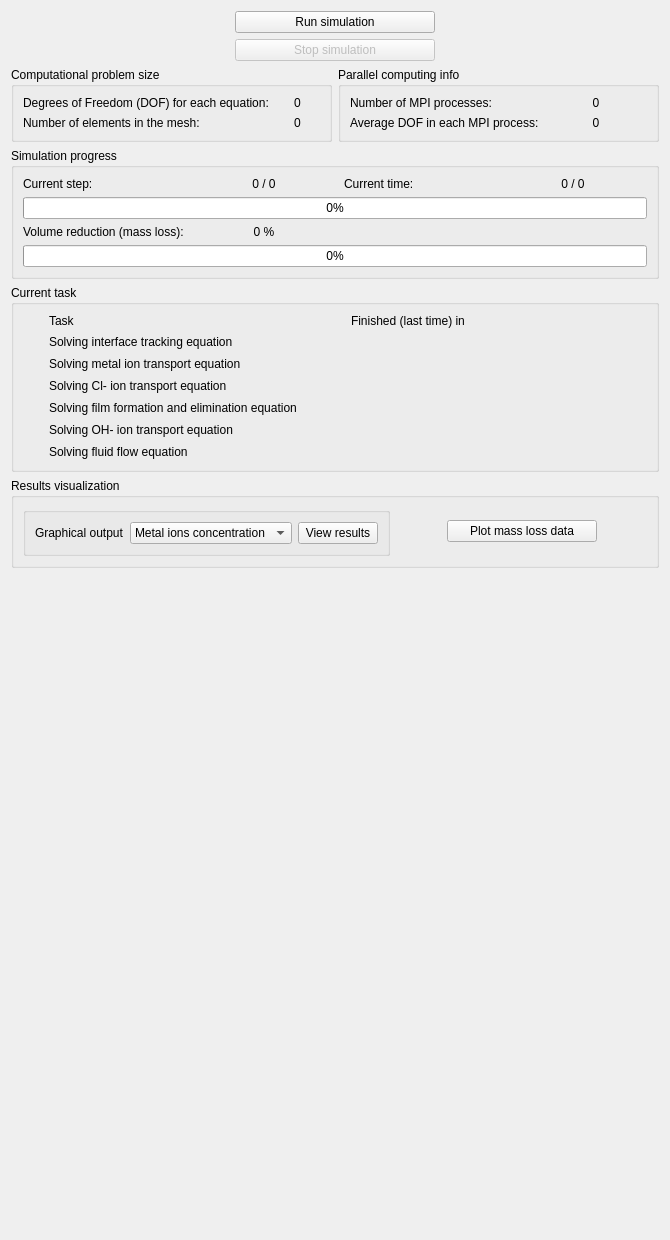
  <widget class="QWidget" name="centralwidget">
   <property name="sizePolicy">
    <sizepolicy hsizetype="Expanding" vsizetype="Expanding">
     <horstretch>0</horstretch>
     <verstretch>0</verstretch>
    </sizepolicy>
   </property>
   <layout class="QVBoxLayout" name="verticalLayout_26">
    <item>
     <layout class="QHBoxLayout" name="horizontalLayout_8">
      <item>
       <spacer name="horizontalSpacer">
        <property name="orientation">
         <enum>Qt::Horizontal</enum>
        </property>
        <property name="sizeHint" stdset="0">
         <size>
          <width>40</width>
          <height>20</height>
         </size>
        </property>
       </spacer>
      </item>
      <item>
       <widget class="QPushButton" name="runButton">
        <property name="minimumSize">
         <size>
          <width>200</width>
          <height>0</height>
         </size>
        </property>
        <property name="maximumSize">
         <size>
          <width>200</width>
          <height>16777215</height>
         </size>
        </property>
        <property name="text">
         <string>Run simulation</string>
        </property>
       </widget>
      </item>
      <item>
       <spacer name="horizontalSpacer_2">
        <property name="orientation">
         <enum>Qt::Horizontal</enum>
        </property>
        <property name="sizeHint" stdset="0">
         <size>
          <width>40</width>
          <height>20</height>
         </size>
        </property>
       </spacer>
      </item>
     </layout>
    </item>
    <item>
     <layout class="QHBoxLayout" name="horizontalLayout_12">
      <item>
       <spacer name="horizontalSpacer_5">
        <property name="orientation">
         <enum>Qt::Horizontal</enum>
        </property>
        <property name="sizeHint" stdset="0">
         <size>
          <width>40</width>
          <height>20</height>
         </size>
        </property>
       </spacer>
      </item>
      <item>
       <widget class="QPushButton" name="stopButton">
        <property name="enabled">
         <bool>false</bool>
        </property>
        <property name="minimumSize">
         <size>
          <width>200</width>
          <height>0</height>
         </size>
        </property>
        <property name="maximumSize">
         <size>
          <width>200</width>
          <height>16777215</height>
         </size>
        </property>
        <property name="text">
         <string>Stop simulation</string>
        </property>
       </widget>
      </item>
      <item>
       <spacer name="horizontalSpacer_6">
        <property name="orientation">
         <enum>Qt::Horizontal</enum>
        </property>
        <property name="sizeHint" stdset="0">
         <size>
          <width>40</width>
          <height>20</height>
         </size>
        </property>
       </spacer>
      </item>
     </layout>
    </item>
    <item>
     <layout class="QHBoxLayout" name="horizontalLayout_11">
      <item>
       <widget class="QGroupBox" name="problemGroup">
        <property name="title">
         <string>Computational problem size</string>
        </property>
        <layout class="QVBoxLayout" name="verticalLayout_3">
         <item>
          <layout class="QFormLayout" name="formLayout">
           <item row="0" column="0">
            <widget class="QLabel" name="label">
             <property name="text">
              <string>Degrees of Freedom (DOF) for each equation:</string>
             </property>
            </widget>
           </item>
           <item row="0" column="1">
            <widget class="QLabel" name="dofLabel">
             <property name="text">
              <string>0</string>
             </property>
             <property name="alignment">
              <set>Qt::AlignCenter</set>
             </property>
            </widget>
           </item>
           <item row="1" column="0">
            <widget class="QLabel" name="label_3">
             <property name="text">
              <string>Number of elements in the mesh:</string>
             </property>
            </widget>
           </item>
           <item row="1" column="1">
            <widget class="QLabel" name="nElementsLabel">
             <property name="text">
              <string>0</string>
             </property>
             <property name="alignment">
              <set>Qt::AlignCenter</set>
             </property>
            </widget>
           </item>
          </layout>
         </item>
        </layout>
       </widget>
      </item>
      <item>
       <widget class="QGroupBox" name="problemGroup_2">
        <property name="title">
         <string>Parallel computing info</string>
        </property>
        <layout class="QVBoxLayout" name="verticalLayout_4">
         <item>
          <layout class="QFormLayout" name="formLayout_2">
           <item row="0" column="0">
            <widget class="QLabel" name="label_2">
             <property name="text">
              <string>Number of MPI processes:</string>
             </property>
            </widget>
           </item>
           <item row="0" column="1">
            <widget class="QLabel" name="nMPILabel">
             <property name="text">
              <string>0</string>
             </property>
             <property name="alignment">
              <set>Qt::AlignCenter</set>
             </property>
            </widget>
           </item>
           <item row="1" column="0">
            <widget class="QLabel" name="label_4">
             <property name="text">
              <string>Average DOF in each MPI process:</string>
             </property>
            </widget>
           </item>
           <item row="1" column="1">
            <widget class="QLabel" name="averDOFLabel">
             <property name="text">
              <string>0</string>
             </property>
             <property name="alignment">
              <set>Qt::AlignCenter</set>
             </property>
            </widget>
           </item>
          </layout>
         </item>
        </layout>
       </widget>
      </item>
     </layout>
    </item>
    <item>
     <widget class="QGroupBox" name="groupBox_2">
      <property name="title">
       <string>Simulation progress</string>
      </property>
      <layout class="QVBoxLayout" name="verticalLayout_9">
       <item>
        <layout class="QGridLayout" name="gridLayout">
         <item row="0" column="0">
          <widget class="QLabel" name="label_6">
           <property name="text">
            <string>Current step:</string>
           </property>
          </widget>
         </item>
         <item row="0" column="1">
          <widget class="QLabel" name="currentStepLabel">
           <property name="text">
            <string>0 / 0</string>
           </property>
           <property name="alignment">
            <set>Qt::AlignCenter</set>
           </property>
          </widget>
         </item>
         <item row="0" column="2">
          <widget class="QLabel" name="label_5">
           <property name="text">
            <string>Current time:</string>
           </property>
          </widget>
         </item>
         <item row="0" column="3">
          <widget class="QLabel" name="currentTimeLabel">
           <property name="text">
            <string>0 / 0</string>
           </property>
           <property name="alignment">
            <set>Qt::AlignCenter</set>
           </property>
          </widget>
         </item>
         <item row="2" column="0">
          <widget class="QLabel" name="label_7">
           <property name="text">
            <string>Volume reduction (mass loss):</string>
           </property>
          </widget>
         </item>
         <item row="2" column="1">
          <widget class="QLabel" name="massLossLabel">
           <property name="text">
            <string>0 %</string>
           </property>
           <property name="alignment">
            <set>Qt::AlignCenter</set>
           </property>
          </widget>
         </item>
         <item row="1" column="0" colspan="4">
          <widget class="QProgressBar" name="stepProgressBar">
           <property name="value">
            <number>0</number>
           </property>
          </widget>
         </item>
         <item row="3" column="0" colspan="4">
          <widget class="QProgressBar" name="massLossProgressBar">
           <property name="value">
            <number>0</number>
           </property>
           <property name="orientation">
            <enum>Qt::Horizontal</enum>
           </property>
          </widget>
         </item>
        </layout>
       </item>
      </layout>
     </widget>
    </item>
    <item>
     <widget class="QGroupBox" name="groupBox_3">
      <property name="title">
       <string>Current task</string>
      </property>
      <layout class="QVBoxLayout" name="verticalLayout_25">
       <item>
        <layout class="QGridLayout" name="gridLayout_2">
         <item row="2" column="0">
          <widget class="QLabel" name="metalIconLabel">
           <property name="sizePolicy">
            <sizepolicy hsizetype="Maximum" vsizetype="Minimum">
             <horstretch>0</horstretch>
             <verstretch>0</verstretch>
            </sizepolicy>
           </property>
           <property name="minimumSize">
            <size>
             <width>0</width>
             <height>16</height>
            </size>
           </property>
           <property name="maximumSize">
            <size>
             <width>20</width>
             <height>16777215</height>
            </size>
           </property>
           <property name="text">
            <string/>
           </property>
          </widget>
         </item>
         <item row="0" column="1">
          <widget class="QLabel" name="label_26">
           <property name="text">
            <string>Task</string>
           </property>
          </widget>
         </item>
         <item row="1" column="0">
          <widget class="QLabel" name="lsIconLabel">
           <property name="sizePolicy">
            <sizepolicy hsizetype="Maximum" vsizetype="Minimum">
             <horstretch>0</horstretch>
             <verstretch>0</verstretch>
            </sizepolicy>
           </property>
           <property name="minimumSize">
            <size>
             <width>0</width>
             <height>16</height>
            </size>
           </property>
           <property name="maximumSize">
            <size>
             <width>20</width>
             <height>16777215</height>
            </size>
           </property>
           <property name="text">
            <string/>
           </property>
          </widget>
         </item>
         <item row="2" column="1">
          <widget class="QLabel" name="label_28">
           <property name="text">
            <string>Solving metal ion transport equation</string>
           </property>
          </widget>
         </item>
         <item row="3" column="1">
          <widget class="QLabel" name="label_31">
           <property name="text">
            <string>Solving Cl- ion transport equation</string>
           </property>
          </widget>
         </item>
         <item row="5" column="1">
          <widget class="QLabel" name="label_33">
           <property name="text">
            <string>Solving OH- ion transport equation</string>
           </property>
          </widget>
         </item>
         <item row="4" column="1">
          <widget class="QLabel" name="label_32">
           <property name="text">
            <string>Solving film formation and elimination equation</string>
           </property>
          </widget>
         </item>
         <item row="0" column="2">
          <widget class="QLabel" name="label_27">
           <property name="text">
            <string>Finished (last time) in</string>
           </property>
          </widget>
         </item>
         <item row="2" column="2">
          <widget class="QLabel" name="metalTimeLabel">
           <property name="text">
            <string/>
           </property>
          </widget>
         </item>
         <item row="1" column="2">
          <widget class="QLabel" name="lsTimeLabel">
           <property name="text">
            <string/>
           </property>
          </widget>
         </item>
         <item row="1" column="1">
          <widget class="QLabel" name="label_20">
           <property name="text">
            <string>Solving interface tracking equation</string>
           </property>
          </widget>
         </item>
         <item row="6" column="1">
          <widget class="QLabel" name="label_34">
           <property name="text">
            <string>Solving fluid flow equation</string>
           </property>
          </widget>
         </item>
         <item row="3" column="0">
          <widget class="QLabel" name="clIconLabel">
           <property name="sizePolicy">
            <sizepolicy hsizetype="Maximum" vsizetype="Minimum">
             <horstretch>0</horstretch>
             <verstretch>0</verstretch>
            </sizepolicy>
           </property>
           <property name="minimumSize">
            <size>
             <width>0</width>
             <height>16</height>
            </size>
           </property>
           <property name="maximumSize">
            <size>
             <width>20</width>
             <height>16777215</height>
            </size>
           </property>
           <property name="text">
            <string/>
           </property>
          </widget>
         </item>
         <item row="4" column="0">
          <widget class="QLabel" name="filmIconLabel">
           <property name="sizePolicy">
            <sizepolicy hsizetype="Maximum" vsizetype="Minimum">
             <horstretch>0</horstretch>
             <verstretch>0</verstretch>
            </sizepolicy>
           </property>
           <property name="minimumSize">
            <size>
             <width>0</width>
             <height>16</height>
            </size>
           </property>
           <property name="maximumSize">
            <size>
             <width>20</width>
             <height>16777215</height>
            </size>
           </property>
           <property name="text">
            <string/>
           </property>
          </widget>
         </item>
         <item row="5" column="0">
          <widget class="QLabel" name="ohIconLabel">
           <property name="sizePolicy">
            <sizepolicy hsizetype="Maximum" vsizetype="Minimum">
             <horstretch>0</horstretch>
             <verstretch>0</verstretch>
            </sizepolicy>
           </property>
           <property name="minimumSize">
            <size>
             <width>0</width>
             <height>16</height>
            </size>
           </property>
           <property name="maximumSize">
            <size>
             <width>20</width>
             <height>16777215</height>
            </size>
           </property>
           <property name="text">
            <string/>
           </property>
          </widget>
         </item>
         <item row="6" column="0">
          <widget class="QLabel" name="nsIconLabel">
           <property name="sizePolicy">
            <sizepolicy hsizetype="Maximum" vsizetype="Minimum">
             <horstretch>0</horstretch>
             <verstretch>0</verstretch>
            </sizepolicy>
           </property>
           <property name="minimumSize">
            <size>
             <width>0</width>
             <height>16</height>
            </size>
           </property>
           <property name="maximumSize">
            <size>
             <width>20</width>
             <height>16777215</height>
            </size>
           </property>
           <property name="text">
            <string/>
           </property>
          </widget>
         </item>
         <item row="3" column="2">
          <widget class="QLabel" name="clTimeLabel">
           <property name="text">
            <string/>
           </property>
          </widget>
         </item>
         <item row="4" column="2">
          <widget class="QLabel" name="filmTimeLabel">
           <property name="text">
            <string/>
           </property>
          </widget>
         </item>
         <item row="5" column="2">
          <widget class="QLabel" name="ohTimeLabel">
           <property name="text">
            <string/>
           </property>
          </widget>
         </item>
         <item row="6" column="2">
          <widget class="QLabel" name="nsTimeLabel">
           <property name="text">
            <string/>
           </property>
          </widget>
         </item>
        </layout>
       </item>
      </layout>
     </widget>
    </item>
    <item>
     <widget class="QGroupBox" name="groupBox_4">
      <property name="title">
       <string>Results visualization</string>
      </property>
      <layout class="QHBoxLayout" name="horizontalLayout_14">
       <item>
        <widget class="QGroupBox" name="groupBox_5">
         <property name="title">
          <string/>
         </property>
         <layout class="QHBoxLayout" name="horizontalLayout_13">
          <item>
           <widget class="QLabel" name="label_19">
            <property name="sizePolicy">
             <sizepolicy hsizetype="Maximum" vsizetype="Preferred">
              <horstretch>0</horstretch>
              <verstretch>0</verstretch>
             </sizepolicy>
            </property>
            <property name="text">
             <string>Graphical output</string>
            </property>
           </widget>
          </item>
          <item>
           <widget class="QComboBox" name="graphicOutputCombo">
            <property name="sizePolicy">
             <sizepolicy hsizetype="Maximum" vsizetype="Fixed">
              <horstretch>0</horstretch>
              <verstretch>0</verstretch>
             </sizepolicy>
            </property>
            <item>
             <property name="text">
              <string>Metal ions concentration</string>
             </property>
            </item>
            <item>
             <property name="text">
              <string>Protective film fomration</string>
             </property>
            </item>
            <item>
             <property name="text">
              <string>Cl- ions concentration</string>
             </property>
            </item>
            <item>
             <property name="text">
              <string>OH- ions concentration</string>
             </property>
            </item>
            <item>
             <property name="text">
              <string>change of pH </string>
             </property>
            </item>
           </widget>
          </item>
          <item>
           <widget class="QPushButton" name="viewResultsButton">
            <property name="text">
             <string>View results</string>
            </property>
           </widget>
          </item>
         </layout>
        </widget>
       </item>
       <item>
        <spacer name="horizontalSpacer_4">
         <property name="orientation">
          <enum>Qt::Horizontal</enum>
         </property>
         <property name="sizeHint" stdset="0">
          <size>
           <width>51</width>
           <height>20</height>
          </size>
         </property>
        </spacer>
       </item>
       <item>
        <widget class="QPushButton" name="plotLossButton">
         <property name="minimumSize">
          <size>
           <width>150</width>
           <height>0</height>
          </size>
         </property>
         <property name="text">
          <string>Plot mass loss data</string>
         </property>
        </widget>
       </item>
       <item>
        <spacer name="horizontalSpacer_3">
         <property name="orientation">
          <enum>Qt::Horizontal</enum>
         </property>
         <property name="sizeHint" stdset="0">
          <size>
           <width>50</width>
           <height>20</height>
          </size>
         </property>
        </spacer>
       </item>
      </layout>
     </widget>
    </item>
    <item>
     <spacer name="verticalSpacer_4">
      <property name="orientation">
       <enum>Qt::Vertical</enum>
      </property>
      <property name="sizeHint" stdset="0">
       <size>
        <width>20</width>
        <height>661</height>
       </size>
      </property>
     </spacer>
    </item>
   </layout>
  </widget>
